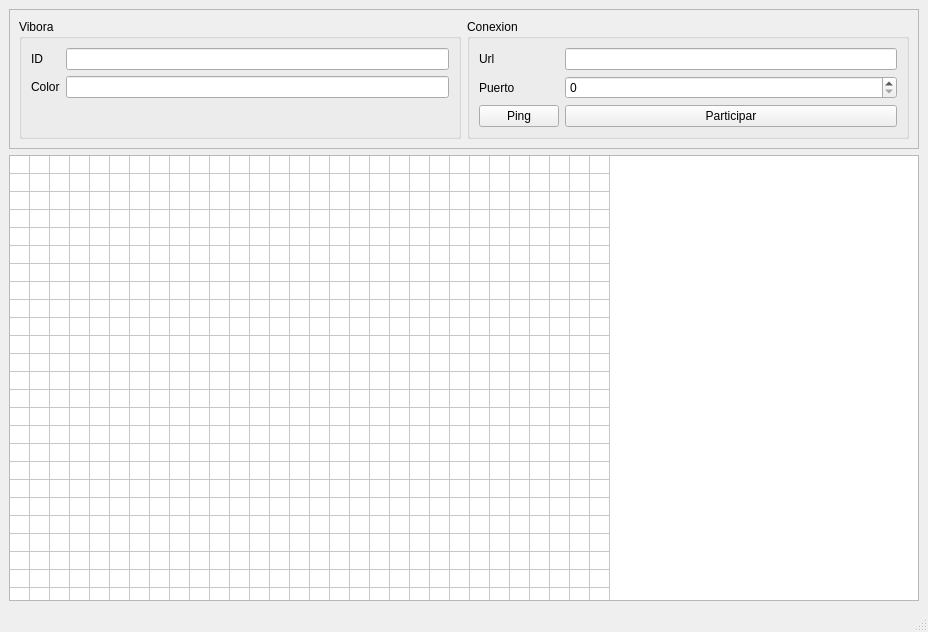
<?xml version="1.0" encoding="UTF-8"?>
<ui version="4.0">
 <class>MainWindow</class>
 <widget class="QMainWindow" name="MainWindow">
  <property name="geometry">
   <rect>
    <x>0</x>
    <y>0</y>
    <width>928</width>
    <height>632</height>
   </rect>
  </property>
  <property name="windowTitle">
   <string>Cliente</string>
  </property>
  <widget class="QWidget" name="centralwidget">
   <layout class="QVBoxLayout" name="verticalLayout">
    <item>
     <widget class="QFrame" name="frame">
      <property name="maximumSize">
       <size>
        <width>16777215</width>
        <height>200</height>
       </size>
      </property>
      <property name="frameShape">
       <enum>QFrame::StyledPanel</enum>
      </property>
      <property name="frameShadow">
       <enum>QFrame::Raised</enum>
      </property>
      <layout class="QHBoxLayout" name="horizontalLayout">
       <item>
        <widget class="QGroupBox" name="groupBox">
         <property name="title">
          <string>Vibora</string>
         </property>
         <layout class="QFormLayout" name="formLayout">
          <item row="0" column="1">
           <widget class="QLineEdit" name="lineEdit"/>
          </item>
          <item row="0" column="0">
           <widget class="QLabel" name="label">
            <property name="text">
             <string>ID</string>
            </property>
           </widget>
          </item>
          <item row="1" column="1">
           <widget class="QLineEdit" name="lineEdit_2"/>
          </item>
          <item row="1" column="0">
           <widget class="QLabel" name="label_2">
            <property name="text">
             <string>Color</string>
            </property>
           </widget>
          </item>
         </layout>
        </widget>
       </item>
       <item>
        <widget class="QGroupBox" name="groupBox_2">
         <property name="title">
          <string>Conexion</string>
         </property>
         <layout class="QFormLayout" name="formLayout_2">
          <item row="0" column="0">
           <widget class="QLabel" name="label_3">
            <property name="text">
             <string>Url</string>
            </property>
           </widget>
          </item>
          <item row="0" column="1">
           <widget class="QLineEdit" name="lineEdit_3"/>
          </item>
          <item row="1" column="1">
           <widget class="QSpinBox" name="spinBox"/>
          </item>
          <item row="1" column="0">
           <widget class="QLabel" name="label_4">
            <property name="text">
             <string>Puerto</string>
            </property>
           </widget>
          </item>
          <item row="2" column="0">
           <widget class="QPushButton" name="pushButton">
            <property name="text">
             <string>Ping</string>
            </property>
           </widget>
          </item>
          <item row="2" column="1">
           <widget class="QPushButton" name="pushButton_2">
            <property name="text">
             <string>Participar</string>
            </property>
           </widget>
          </item>
         </layout>
        </widget>
       </item>
      </layout>
     </widget>
    </item>
    <item>
     <widget class="QTableWidget" name="tabla">
      <property name="verticalScrollBarPolicy">
       <enum>Qt::ScrollBarAlwaysOff</enum>
      </property>
      <property name="horizontalScrollBarPolicy">
       <enum>Qt::ScrollBarAlwaysOff</enum>
      </property>
      <property name="rowCount">
       <number>30</number>
      </property>
      <property name="columnCount">
       <number>30</number>
      </property>
      <attribute name="horizontalHeaderVisible">
       <bool>false</bool>
      </attribute>
      <attribute name="horizontalHeaderCascadingSectionResizes">
       <bool>true</bool>
      </attribute>
      <attribute name="horizontalHeaderDefaultSectionSize">
       <number>15</number>
      </attribute>
      <attribute name="horizontalHeaderHighlightSections">
       <bool>false</bool>
      </attribute>
      <attribute name="horizontalHeaderMinimumSectionSize">
       <number>1</number>
      </attribute>
      <attribute name="verticalHeaderVisible">
       <bool>false</bool>
      </attribute>
      <attribute name="verticalHeaderCascadingSectionResizes">
       <bool>true</bool>
      </attribute>
      <attribute name="verticalHeaderDefaultSectionSize">
       <number>15</number>
      </attribute>
      <attribute name="verticalHeaderHighlightSections">
       <bool>false</bool>
      </attribute>
      <attribute name="verticalHeaderMinimumSectionSize">
       <number>1</number>
      </attribute>
      <row/>
      <row/>
      <row/>
      <row/>
      <row/>
      <row/>
      <row/>
      <row/>
      <row/>
      <row/>
      <row/>
      <row/>
      <row/>
      <row/>
      <row/>
      <row/>
      <row/>
      <row/>
      <row/>
      <row/>
      <row/>
      <row/>
      <row/>
      <row/>
      <row/>
      <row/>
      <row/>
      <row/>
      <row/>
      <row/>
      <column/>
      <column/>
      <column/>
      <column/>
      <column/>
      <column/>
      <column/>
      <column/>
      <column/>
      <column/>
      <column/>
      <column/>
      <column/>
      <column/>
      <column/>
      <column/>
      <column/>
      <column/>
      <column/>
      <column/>
      <column/>
      <column/>
      <column/>
      <column/>
      <column/>
      <column/>
      <column/>
      <column/>
      <column/>
      <column/>
     </widget>
    </item>
   </layout>
  </widget>
  <widget class="QMenuBar" name="menubar">
   <property name="geometry">
    <rect>
     <x>0</x>
     <y>0</y>
     <width>928</width>
     <height>25</height>
    </rect>
   </property>
  </widget>
  <widget class="QStatusBar" name="statusbar"/>
 </widget>
 <resources/>
 <connections/>
</ui>
